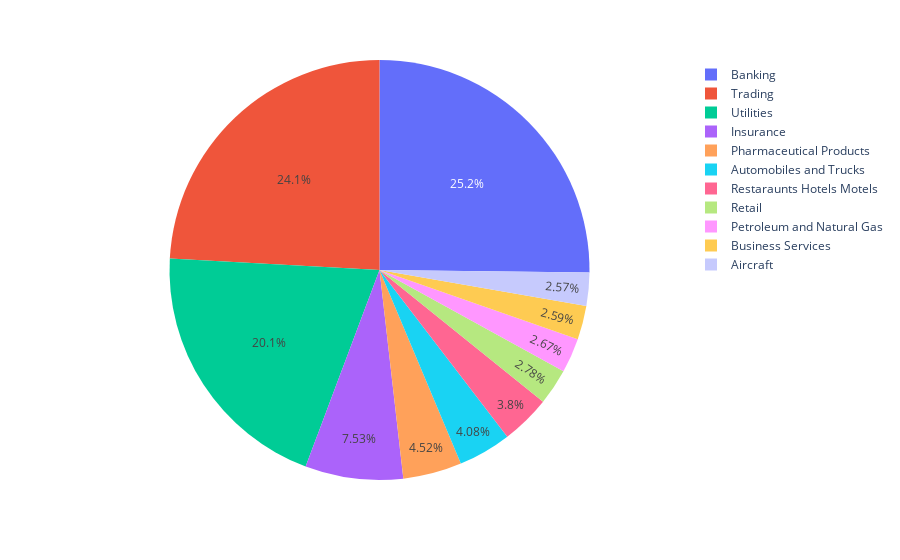

The notebook cell this image was saved under:
### Markdown cell above
### Short industries

### Code cell
fig = px.pie(shorts.dropna(subset=["Value", "famaindustry"]), values="Value", names="famaindustry")
fig.write_image(f"{output_dir}/short_industries.jpeg")
fig.write_html(f"{output_dir}/short_industries.html")
fig.show()

### Figure 1 — Plotly figure (JSON) as saved in the notebook; plotly's stock layout.template omitted (floating-point values rounded to 4 significant figures)
{"data": [{"domain": {"x": [0, 1], "y": [0, 1]}, "hovertemplate": "famaindustry=%{label}<br>Value=%{value}<extra></extra>", "labels": ["Insurance", "Insurance", "Trading", "Trading", "Banking", "Trading", "Banking", "Utilities", "Utilities", "Utilities", "Business Services", "Automobiles and Trucks", "Retail", "Trading", "Banking", "Trading", "Banking", "Pharmaceutical Products", "Automobiles and Trucks", "Restaraunts Hotels Motels", "Insurance", "Pharmaceutical Products", "Trading", "Banking", "Utilities", "Trading", "Utilities", "Utilities", "Banking", "Aircraft", "Trading", "Utilities", "Banking", "Banking", "Petroleum and Natural Gas", "Utilities", "Trading", "Banking"], "legendgroup": "", "name": "", "showlegend": true, "type": "pie", "values": [22820.0, 23230.0, 24370.0, 25230.0, 30900.0, 23030.0, 23340.0, 27480.0, 22060.0, 23850, 23250.0, 22340.0, 24960.0, 155, 21990.0, 24220.0, 24230.0, 20900.0, 14310.0, 34090.0, 21590.0, 19670.0, 25300.0, 20510.0, 19630.0, 27280.0, 22850.0, 22540.0, 21880.0, 23040.0, 30190.0, 21250.0, 26410.0, 23820.0, 23960.0, 21210.0, 36910.0, 33050.0]}], "layout": {"legend": {"tracegroupgap": 0}, "margin": {"t": 60}}}
